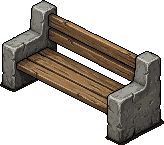
#> input picture tools/castle/generated/bench.png, 164 x 145 px, given in place of anvil_stall.png, which was not available
$ python prep.py
#> lines starting #> are read from the running program, lines starting #| are printed output that depends on the picture; pictures that were not available may be replaced by others from this repository, and a replacement may not be noted
"""Copy the courtyard's pictures into src/art/castle/ under short names, each shrunk to half size by a 2x2 box average (then solid or clear),
so the isometric kits' big pieces (a cottage is about 200 px wide) fit a phone-sized yard and stay crisp pixel art.
Source: the isometric kits and castle pieces in hpatter9/little-town (src/renderer/art/iso/; drawn in one 2:1 view, lit from the upper left).
Prints the SPRITE_SIZE table for src/render/castleSpots.ts and the imports for src/castle.ts."""
import os
import numpy as np
from PIL import Image
ISO = '/home/user/hpatter9/little-town/src/renderer/art/iso/'
out = os.path.join(os.path.dirname(os.path.abspath(__file__)), '..', '..', 'src', 'art', 'castle')
K, S, D, B, F, N, L, DR, O = 'kits/knights/', 'kits/settlers/', 'kits/dwarves/', 'kits/bloodcourt/', 'kits/fae/', 'kits/nomads/', 'kits/liches/', 'kits/druids/', 'kits/orcs/'
PICKS = {
    # buildings
    'shrine': F + 'shrine', 'spiral': F + 'spiral_watchtower', 'watchtower': K + 'watchtower', 'chapel': L + 'chapel',
    'stockpile': K + 'stockpile', 'longhouse': K + 'longhouse', 'great_hall': D + 'great_hall',
    'cottage': K + 'cottage', 'thatch': S + 'longhouse', 'barracks': K + 'barracks',
    'anvil_stall': D + 'anvil_stall', 'workshop': K + 'workshop', 'forge': D + 'forge',
    # the tavern and the chapel (places, not upgrades), the stable and the library, the market and the garden
    'tavern': K + 'tavern', 'church': K + 'chapel', 'stable': K + 'stable', 'cart': K + 'cart', 'shed': S + 'stockpile', 'granary': K + 'granary',
    'atelier': F + 'workshop', 'manor': L + 'tavern', 'baskets': DR + 'baskets', 'stall': K + 'market_stall', 'stall2': S + 'market_stall', 'stall3': N + 'carpet_stall',
    'field': K + 'field_tile', 'field2': S + 'field_tile', 'herb': DR + 'herb_garden_tile', 'signpost': K + 'signpost',
    # trees to peek over the wall, a signpost for the Armies road, and the courtyard's well, patterned paving, pots and hedge
    'birch': DR + 'birch_tree', 'great': DR + 'great_oak', 'sign': S + 'signpost', 'well': K + 'well', 'flagstone': D + 'flagstone_tile',
    'pots': DR + 'clay_pots', 'hedge': DR + 'hedge_wall_run',
    # walls
    'wall': K + 'stone_wall_run',
    # props
    'chests': N + 'chests', 'campfire': K + 'campfire', 'hay': K + 'hay_bales', 'crates': K + 'crates', 'barrels': K + 'barrels', 'woodpile': K + 'woodpile',
        'brazier': D + 'brazier', 'banner': B + 'banner', 'oak': K + 'oak_tree', 'pine': K + 'pine_tree', 'bush': K + 'bush',
    'rocks': K + 'rocks', 'flowers': DR + 'flower_patch', 'berries': DR + 'berry_bush', 'roses': B + 'rose_bush', 'crystals': D + 'crystals', 'rack': O + 'weapon_stall', 'lamp': K + 'lamp_post',
    # ground
    'grass_tile': K + 'grass_tile', 'cobble_tile': K + 'cobble_tile',
}
def half(im):
    w, h = im.width // 2, im.height // 2
    src = im.convert('RGBA').load()
    o = Image.new('RGBA', (w, h))
    px = o.load()
    for y in range(h):
        for x in range(w):
            a = r = g = b = 0
            for dy in (0, 1):
                for dx in (0, 1):
                    p = src[2 * x + dx, 2 * y + dy]
                    a += p[3]; r += p[0] * p[3]; g += p[1] * p[3]; b += p[2] * p[3]
            if a >= 510:
                px[x, y] = (round(r / a), round(g / a), round(b / a), 255)
    return o
# [59 lines left out: functions wall_cell, soften_rim, not called in this run]
os.makedirs(out, exist_ok=True)
for f in os.listdir(out):
    os.remove(os.path.join(out, f))
sizes = {}
for name, src in sorted(PICKS.items()):
    im = half(Image.open(ISO + src + '.png'))
#> in half, `w, h = im.width // 2, im.height // 2`: w = 82; h = 72
#> in half, `o = Image.new('RGBA', (w, h))`: o: PIL image 82x72 RGBA; every value is 0
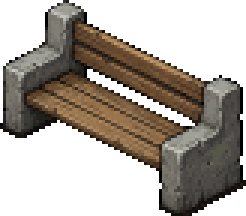
#> im: PIL image 82x72 RGBA (shown 3 times larger); mean R, G, B, A 47.7, 40.9, 33.1, 127.1; transparent parts drawn white
    bb = im.getchannel('A').getbbox()
#> bb = (0, 0, 82, 72)
    im = im.crop(bb)
    if name == 'grass_tile':
        im = soften_rim(im)
    if name == 'wall':
        im = wall_cell(im)
    im.save(f'{out}/{name}.png', optimize=True)
    sizes[name] = im.size
#> pass 2 of the loop `for name, src in sorted(PICKS.items()):`:
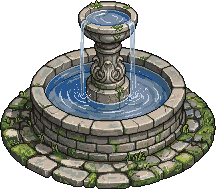
#> input picture tools/castle/generated/fountain.png, 216 x 189 px, given in place of workshop.png, which was not available
#> o: PIL image 108x94 RGBA; every value is 0
#> `im = half(Image.open(ISO + src + '.png'))`:
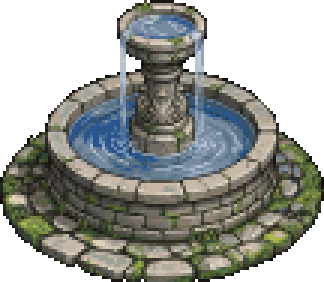
#> im: PIL image 108x94 RGBA (shown 3 times larger); mean R, G, B, A 67.9, 70.3, 65.1, 161.8; transparent parts drawn white
#> bb = (0, 0, 108, 94)
#> (the run stopped early here; a loop or call above may not have finished)
